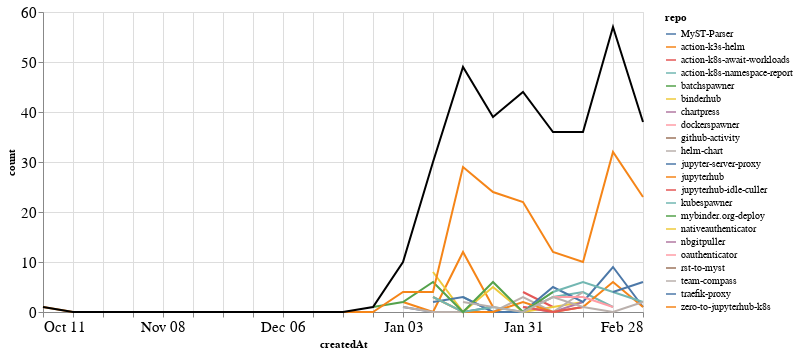

Here is the notebook cell this chart was saved with:
### Markdown cell above
### Comments

### Code cell
comments_time = comments.groupby('repo').resample('W', on='createdAt').count()['author'].reset_index()
comments_time = comments_time.rename(columns={'author': 'count'})
comments_time_total = comments_time.groupby('createdAt').agg({"count": "sum"}).reset_index()
ch1 = alt.Chart(comments_time, width=600).mark_line().encode(
    x='createdAt',
    y='count',
    color='repo',
    tooltip="repo"
)

ch2 = alt.Chart(comments_time_total, width=600).mark_line(color="black").encode(
    x='createdAt',
    y='count',
)

ch1 + ch2

### Figure 1 — Vega-Lite specification as saved in the notebook (floating-point values rounded to 4 significant figures)
{"config": {"axisLeft": {"labelFontSize": 15}, "axisBottom": {"labelFontSize": 15}}, "layer": [{"data": {"name": "data-561d88f7c26fa6d654bd85d26a6d8fc1"}, "mark": "line", "encoding": {"color": {"type": "nominal", "field": "repo"}, "tooltip": {"type": "nominal", "field": "repo"}, "x": {"type": "temporal", "field": "createdAt"}, "y": {"type": "quantitative", "field": "count"}}, "width": 600}, {"data": {"name": "data-9c924fca3961a8c6dcce6b02feee0663"}, "mark": {"type": "line", "color": "black"}, "encoding": {"x": {"type": "temporal", "field": "createdAt"}, "y": {"type": "quantitative", "field": "count"}}, "width": 600}], "$schema": "https://vega.github.io/schema/vega-lite/v4.8.1.json", "datasets": {"data-561d88f7c26fa6d654bd85d26a6d8fc1": [{"repo": "MyST-Parser", "createdAt": "2021-01-03T00:00:00", "count": 1}, {"repo": "MyST-Parser", "createdAt": "2021-01-10T00:00:00", "count": 0}, {"repo": "MyST-Parser", "createdAt": "2021-01-17T00:00:00", "count": 0}, {"repo": "MyST-Parser", "createdAt": "2021-01-24T00:00:00", "count": 1}, {"repo": "action-k3s-helm", "createdAt": "2021-01-03T00:00:00", "count": 2}, {"repo": "action-k3s-helm", "createdAt": "2021-01-10T00:00:00", "count": 0}, {"repo": "action-k3s-helm", "createdAt": "2021-01-17T00:00:00", "count": 12}, {"repo": "action-k3s-helm", "createdAt": "2021-01-24T00:00:00", "count": 1}, {"repo": "action-k8s-await-workloads", "createdAt": "2021-01-31T00:00:00", "count": 4}, {"repo": "action-k8s-await-workloads", "createdAt": "2021-02-07T00:00:00", "count": 1}, {"repo": "action-k8s-namespace-report", "createdAt": "2021-01-17T00:00:00", "count": 3}, {"repo": "action-k8s-namespace-report", "createdAt": "2021-01-24T00:00:00", "count": 0}, {"repo": "action-k8s-namespace-report", "createdAt": "2021-01-31T00:00:00", "count": 0}, {"repo": "action-k8s-namespace-report", "createdAt": "2021-02-07T00:00:00", "count": 3}, {"repo": "action-k8s-namespace-report", "createdAt": "2021-02-14T00:00:00", "count": 4}, {"repo": "action-k8s-namespace-report", "createdAt": "2021-02-21T00:00:00", "count": 1}, {"repo": "batchspawner", "createdAt": "2021-01-31T00:00:00", "count": 8}, {"repo": "binderhub", "createdAt": "2021-01-10T00:00:00", "count": 8}, {"repo": "binderhub", "createdAt": "2021-01-17T00:00:00", "count": 0}, {"repo": "binderhub", "createdAt": "2021-01-24T00:00:00", "count": 5}, {"repo": "binderhub", "createdAt": "2021-01-31T00:00:00", "count": 0}, {"repo": "binderhub", "createdAt": "2021-02-07T00:00:00", "count": 1}, {"repo": "binderhub", "createdAt": "2021-02-14T00:00:00", "count": 2}, {"repo": "chartpress", "createdAt": "2021-01-31T00:00:00", "count": 1}, {"repo": "chartpress", "createdAt": "2021-02-07T00:00:00", "count": 0}, {"repo": "chartpress", "createdAt": "2021-02-14T00:00:00", "count": 2}, {"repo": "dockerspawner", "createdAt": "2021-02-28T00:00:00", "count": 2}, {"repo": "github-activity", "createdAt": "2021-02-28T00:00:00", "count": 1}, {"repo": "helm-chart", "createdAt": "2021-01-03T00:00:00", "count": 1}, {"repo": "helm-chart", "createdAt": "2021-01-10T00:00:00", "count": 0}, {"repo": "helm-chart", "createdAt": "2021-01-17T00:00:00", "count": 0}, {"repo": "helm-chart", "createdAt": "2021-01-24T00:00:00", "count": 0}, {"repo": "helm-chart", "createdAt": "2021-01-31T00:00:00", "count": 3}, {"repo": "helm-chart", "createdAt": "2021-02-07T00:00:00", "count": 0}, {"repo": "helm-chart", "createdAt": "2021-02-14T00:00:00", "count": 4}, {"repo": "jupyter-server-proxy", "createdAt": "2021-01-10T00:00:00", "count": 2}, {"repo": "jupyter-server-proxy", "createdAt": "2021-01-17T00:00:00", "count": 3}, {"repo": "jupyter-server-proxy", "createdAt": "2021-01-24T00:00:00", "count": 0}, {"repo": "jupyter-server-proxy", "createdAt": "2021-01-31T00:00:00", "count": 0}, {"repo": "jupyter-server-proxy", "createdAt": "2021-02-07T00:00:00", "count": 5}, {"repo": "jupyter-server-proxy", "createdAt": "2021-02-14T00:00:00", "count": 2}, {"repo": "jupyter-server-proxy", "createdAt": "2021-02-21T00:00:00", "count": 9}, {"repo": "jupyter-server-proxy", "createdAt": "2021-02-28T00:00:00", "count": 1}, {"repo": "jupyterhub", "createdAt": "2021-01-10T00:00:00", "count": 3}, {"repo": "jupyterhub", "createdAt": "2021-01-17T00:00:00", "count": 0}, {"repo": "jupyterhub", "createdAt": "2021-01-24T00:00:00", "count": 0}, {"repo": "jupyterhub", "createdAt": "2021-01-31T00:00:00", "count": 2}, {"repo": "jupyterhub", "createdAt": "2021-02-07T00:00:00", "count": 0}, {"repo": "jupyterhub", "createdAt": "2021-02-14T00:00:00", "count": 1}, {"repo": "jupyterhub", "createdAt": "2021-02-21T00:00:00", "count": 6}, {"repo": "jupyterhub", "createdAt": "2021-02-28T00:00:00", "count": 1}, {"repo": "jupyterhub-idle-culler", "createdAt": "2021-01-31T00:00:00", "count": 1}, {"repo": "jupyterhub-idle-culler", "createdAt": "2021-02-07T00:00:00", "count": 0}, {"repo": "jupyterhub-idle-culler", "createdAt": "2021-02-14T00:00:00", "count": 1}, {"repo": "kubespawner", "createdAt": "2021-01-10T00:00:00", "count": 3}, {"repo": "kubespawner", "createdAt": "2021-01-17T00:00:00", "count": 0}, {"repo": "kubespawner", "createdAt": "2021-01-24T00:00:00", "count": 1}, {"repo": "kubespawner", "createdAt": "2021-01-31T00:00:00", "count": 0}, {"repo": "kubespawner", "createdAt": "2021-02-07T00:00:00", "count": 4}, {"repo": "kubespawner", "createdAt": "2021-02-14T00:00:00", "count": 6}, {"repo": "kubespawner", "createdAt": "2021-02-21T00:00:00", "count": 4}, {"repo": "kubespawner", "createdAt": "2021-02-28T00:00:00", "count": 2}, {"repo": "mybinder.org-deploy", "createdAt": "2020-12-27T00:00:00", "count": 1}, {"repo": "mybinder.org-deploy", "createdAt": "2021-01-03T00:00:00", "count": 2}, {"repo": "mybinder.org-deploy", "createdAt": "2021-01-10T00:00:00", "count": 6}, {"repo": "mybinder.org-deploy", "createdAt": "2021-01-17T00:00:00", "count": 0}, {"repo": "mybinder.org-deploy", "createdAt": "2021-01-24T00:00:00", "count": 6}, {"repo": "mybinder.org-deploy", "createdAt": "2021-01-31T00:00:00", "count": 0}, {"repo": "mybinder.org-deploy", "createdAt": "2021-02-07T00:00:00", "count": 4}, {"repo": "nativeauthenticator", "createdAt": "2021-01-31T00:00:00", "count": 3}, {"repo": "nbgitpuller", "createdAt": "2021-01-10T00:00:00", "count": 3}, {"repo": "oauthenticator", "createdAt": "2021-02-07T00:00:00", "count": 3}, {"repo": "oauthenticator", "createdAt": "2021-02-14T00:00:00", "count": 3}, {"repo": "oauthenticator", "createdAt": "2021-02-21T00:00:00", "count": 1}, {"repo": "rst-to-myst", "createdAt": "2021-01-10T00:00:00", "count": 1}, {"repo": "team-compass", "createdAt": "2021-01-17T00:00:00", "count": 2}, {"repo": "team-compass", "createdAt": "2021-01-24T00:00:00", "count": 1}, {"repo": "team-compass", "createdAt": "2021-01-31T00:00:00", "count": 0}, {"repo": "team-compass", "createdAt": "2021-02-07T00:00:00", "count": 3}, {"repo": "team-compass", "createdAt": "2021-02-14T00:00:00", "count": 1}, {"repo": "team-compass", "createdAt": "2021-02-21T00:00:00", "count": 0}, {"repo": "team-compass", "createdAt": "2021-02-28T00:00:00", "count": 2}, {"repo": "traefik-proxy", "createdAt": "2021-02-21T00:00:00", "count": 4}, {"repo": "traefik-proxy", "createdAt": "2021-02-28T00:00:00", "count": 6}, {"repo": "zero-to-jupyterhub-k8s", "createdAt": "2020-10-11T00:00:00", "count": 1}, {"repo": "zero-to-jupyterhub-k8s", "createdAt": "2020-10-18T00:00:00", "count": 0}, {"repo": "zero-to-jupyterhub-k8s", "createdAt": "2020-10-25T00:00:00", "count": 0}, {"repo": "zero-to-jupyterhub-k8s", "createdAt": "2020-11-01T00:00:00", "count": 0}, {"repo": "zero-to-jupyterhub-k8s", "createdAt": "2020-11-08T00:00:00", "count": 0}, {"repo": "zero-to-jupyterhub-k8s", "createdAt": "2020-11-15T00:00:00", "count": 0}, {"repo": "zero-to-jupyterhub-k8s", "createdAt": "2020-11-22T00:00:00", "count": 0}, {"repo": "zero-to-jupyterhub-k8s", "createdAt": "2020-11-29T00:00:00", "count": 0}, {"repo": "zero-to-jupyterhub-k8s", "createdAt": "2020-12-06T00:00:00", "count": 0}, {"repo": "zero-to-jupyterhub-k8s", "createdAt": "2020-12-13T00:00:00", "count": 0}, {"repo": "zero-to-jupyterhub-k8s", "createdAt": "2020-12-20T00:00:00", "count": 0}, {"repo": "zero-to-jupyterhub-k8s", "createdAt": "2020-12-27T00:00:00", "count": 0}, {"repo": "zero-to-jupyterhub-k8s", "createdAt": "2021-01-03T00:00:00", "count": 4}, {"repo": "zero-to-jupyterhub-k8s", "createdAt": "2021-01-10T00:00:00", "count": 4}, {"repo": "zero-to-jupyterhub-k8s", "createdAt": "2021-01-17T00:00:00", "count": 29}, {"repo": "zero-to-jupyterhub-k8s", "createdAt": "2021-01-24T00:00:00", "count": 24}, {"repo": "zero-to-jupyterhub-k8s", "createdAt": "2021-01-31T00:00:00", "count": 22}, {"repo": "zero-to-jupyterhub-k8s", "createdAt": "2021-02-07T00:00:00", "count": 12}, {"repo": "zero-to-jupyterhub-k8s", "createdAt": "2021-02-14T00:00:00", "count": 10}, {"repo": "zero-to-jupyterhub-k8s", "createdAt": "2021-02-21T00:00:00", "count": 32}, {"repo": "zero-to-jupyterhub-k8s", "createdAt": "2021-02-28T00:00:00", "count": 23}], "data-9c924fca3961a8c6dcce6b02feee0663": [{"createdAt": "2020-10-11T00:00:00", "count": 1}, {"createdAt": "2020-10-18T00:00:00", "count": 0}, {"createdAt": "2020-10-25T00:00:00", "count": 0}, {"createdAt": "2020-11-01T00:00:00", "count": 0}, {"createdAt": "2020-11-08T00:00:00", "count": 0}, {"createdAt": "2020-11-15T00:00:00", "count": 0}, {"createdAt": "2020-11-22T00:00:00", "count": 0}, {"createdAt": "2020-11-29T00:00:00", "count": 0}, {"createdAt": "2020-12-06T00:00:00", "count": 0}, {"createdAt": "2020-12-13T00:00:00", "count": 0}, {"createdAt": "2020-12-20T00:00:00", "count": 0}, {"createdAt": "2020-12-27T00:00:00", "count": 1}, {"createdAt": "2021-01-03T00:00:00", "count": 10}, {"createdAt": "2021-01-10T00:00:00", "count": 30}, {"createdAt": "2021-01-17T00:00:00", "count": 49}, {"createdAt": "2021-01-24T00:00:00", "count": 39}, {"createdAt": "2021-01-31T00:00:00", "count": 44}, {"createdAt": "2021-02-07T00:00:00", "count": 36}, {"createdAt": "2021-02-14T00:00:00", "count": 36}, {"createdAt": "2021-02-21T00:00:00", "count": 57}, {"createdAt": "2021-02-28T00:00:00", "count": 38}]}}
